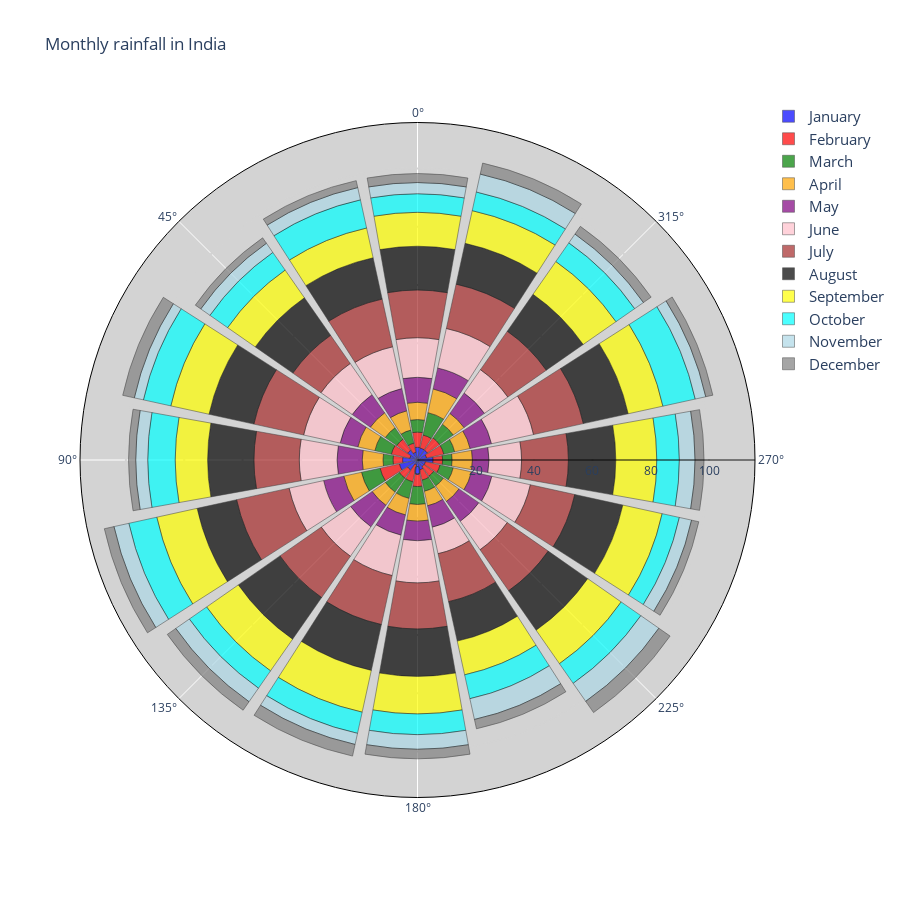

Notebook source saved alongside this figure:
### Code cell
fig = go.Figure()
angles = np.linspace(0, 360, len(df['YEAR']), endpoint=False).tolist()

fig.add_trace(go.Barpolar(
	r = list(df['JAN']),
	theta = angles,
	name = 'January',
	marker_color = 'blue',
	opacity = 0.7,
	marker_line_color = 'black',
	hoverinfo = ['all'],
	text = df['YEAR']
))

fig.add_trace(go.Barpolar(
	r = list(df['FEB']),
	theta = angles,
	name = 'February',
	marker_color = 'red',
	opacity = 0.7,
	marker_line_color = 'black',
	hoverinfo = ['all'],
	text = df['YEAR']
))

fig.add_trace(go.Barpolar(
	r = list(df['MAR']),
	theta = angles,
	name = 'March',
	marker_color = 'green',
	opacity = 0.7,
	marker_line_color = 'black',
	hoverinfo = ['all'],
	text = df['YEAR']
))

fig.add_trace(go.Barpolar(
	r = list(df['APR']),
	theta = angles,
	name = 'April',
	marker_color = 'orange',
	opacity = 0.7,
	marker_line_color = 'black',
	hoverinfo = ['all'],
	text = df['YEAR']
))

fig.add_trace(go.Barpolar(
	r = list(df['MAY']),
	theta = angles,
	name = 'May',
	marker_color = 'purple',
	opacity = 0.7,
	marker_line_color = 'black',
	hoverinfo = ['all'],
	text = df['YEAR']
))

fig.add_trace(go.Barpolar(
	r = list(df['JUN']),
	theta = angles,
	name = 'June',
	marker_color = 'pink',
	opacity = 0.7,
	marker_line_color = 'black',
	hoverinfo = ['all'],
	text = df['YEAR']
))

fig.add_trace(go.Barpolar(
	r = list(df['JUL']),
	theta = angles,
	name = 'July',
	marker_color = 'brown',
	opacity = 0.7,
	marker_line_color = 'black',
	hoverinfo = ['all'],
	text = df['YEAR']
))

fig.add_trace(go.Barpolar(
	r = list(df['AUG']),
	theta = angles,
	name = 'August',
	marker_color = 'black',
	opacity = 0.7,
	marker_line_color = 'black',
	hoverinfo = ['all'],
	text = df['YEAR']
))

fig.add_trace(go.Barpolar(
	r = list(df['SEP']),
	theta = angles,
	name = 'September',
	marker_color = 'yellow',
	opacity = 0.7,
	marker_line_color = 'black',
	hoverinfo = ['all'],
	text = df['YEAR']
))

fig.add_trace(go.Barpolar(
	r = list(df['OCT']),
	theta = angles,
	name = 'October',
	marker_color = 'cyan',
	opacity = 0.7,
	marker_line_color = 'black',
	hoverinfo = ['all'],
	text = df['YEAR']
))

fig.add_trace(go.Barpolar(
	r = list(df['NOV']),
	theta = angles,
	name = 'November',
	marker_color = 'lightblue',
	opacity = 0.7,
	marker_line_color = 'black',
	hoverinfo = ['all'],
	text = df['YEAR']
))

fig.add_trace(go.Barpolar(
	r = list(df['DEC']),
	theta = angles,
	name = 'December',
	marker_color = 'grey',
	opacity = 0.7,
	marker_line_color = 'black',
	hoverinfo = ['all'],
	text = df['YEAR']
))

fig.update_layout(
	title = 'Monthly rainfall in India',
	font_size = 12,
	legend_font_size = 15,
	polar_angularaxis_rotation = 90,
	width = 900,
	height = 900,
 
	polar = dict(
		bgcolor = 'lightgrey',
		angularaxis = dict(
			showline = True,
			linecolor = 'black'
		),

	radialaxis = dict(
		showline = True,
		linecolor = 'black',
		gridcolor = 'lightgrey',
		gridwidth = 2
	)
	)
)

### Figure 1 — Plotly figure (JSON) as saved in the notebook; plotly's stock layout.template omitted (floating-point values rounded to 4 significant figures)
{"data": [{"hoverinfo": ["all"], "marker": {"color": "blue", "line": {"color": "black"}}, "name": "January", "opacity": 0.7, "r": [4.359, 2.683, 4.099, 2.683, 5.119, 6.348, 4.171, 1.643, 4.733, 3.435, 2.739, 2.775, 5.339, 3.162, 4.159, 4.171], "text": [2000, 2001, 2002, 2003, 2004, 2005, 2006, 2007, 2008, 2009, 2010, 2011, 2012, 2013, 2014, 2015], "theta": [0, 22.5, 45, 67.5, 90, 112.5, 135, 157.5, 180, 202.5, 225, 247.5, 270, 292.5, 315, 337.5], "type": "barpolar"}, {"hoverinfo": ["all"], "marker": {"color": "red", "line": {"color": "black"}}, "name": "February", "opacity": 0.7, "r": [5.196, 3.209, 4.583, 6.488, 3.271, 6.782, 3.391, 5.975, 4.382, 3.633, 4.037, 5.128, 3.286, 6.075, 5.089, 4.583], "text": [2000, 2001, 2002, 2003, 2004, 2005, 2006, 2007, 2008, 2009, 2010, 2011, 2012, 2013, 2014, 2015], "theta": [0, 22.5, 45, 67.5, 90, 112.5, 135, 157.5, 180, 202.5, 225, 247.5, 270, 292.5, 315, 337.5], "type": "barpolar"}, {"hoverinfo": ["all"], "marker": {"color": "green", "line": {"color": "black"}}, "name": "March", "opacity": 0.7, "r": [4.313, 4.615, 4.785, 5.805, 3.45, 6.527, 5.865, 5.865, 6.14, 3.899, 4.074, 4.626, 3.256, 3.808, 5.71, 7.874], "text": [2000, 2001, 2002, 2003, 2004, 2005, 2006, 2007, 2008, 2009, 2010, 2011, 2012, 2013, 2014, 2015], "theta": [0, 22.5, 45, 67.5, 90, 112.5, 135, 157.5, 180, 202.5, 225, 247.5, 270, 292.5, 315, 337.5], "type": "barpolar"}, {"hoverinfo": ["all"], "marker": {"color": "orange", "line": {"color": "black"}}, "name": "April", "opacity": 0.7, "r": [5.916, 6.745, 6.237, 5.958, 7.113, 6.205, 5.514, 5.797, 5.71, 5.099, 6.488, 6.403, 6.964, 5.422, 4.494, 8.331], "text": [2000, 2001, 2002, 2003, 2004, 2005, 2006, 2007, 2008, 2009, 2010, 2011, 2012, 2013, 2014, 2015], "theta": [0, 22.5, 45, 67.5, 90, 112.5, 135, 157.5, 180, 202.5, 225, 247.5, 270, 292.5, 315, 337.5], "type": "barpolar"}, {"hoverinfo": ["all"], "marker": {"color": "purple", "line": {"color": "black"}}, "name": "May", "opacity": 0.7, "r": [8.573, 7.829, 7.596, 6.213, 8.631, 7.092, 8.983, 7.099, 6.723, 7.523, 8.307, 7.183, 5.666, 7.517, 8.532, 7.335], "text": [2000, 2001, 2002, 2003, 2004, 2005, 2006, 2007, 2008, 2009, 2010, 2011, 2012, 2013, 2014, 2015], "theta": [0, 22.5, 45, 67.5, 90, 112.5, 135, 157.5, 180, 202.5, 225, 247.5, 270, 292.5, 315, 337.5], "type": "barpolar"}, {"hoverinfo": ["all"], "marker": {"color": "pink", "line": {"color": "black"}}, "name": "June", "opacity": 0.7, "r": [13.58, 14.67, 13.04, 12.83, 12.95, 12.12, 12.3, 14.19, 14.45, 9.301, 11.87, 13.52, 11.18, 14.76, 9.772, 13.89], "text": [2000, 2001, 2002, 2003, 2004, 2005, 2006, 2007, 2008, 2009, 2010, 2011, 2012, 2013, 2014, 2015], "theta": [0, 22.5, 45, 67.5, 90, 112.5, 135, 157.5, 180, 202.5, 225, 247.5, 270, 292.5, 315, 337.5], "type": "barpolar"}, {"hoverinfo": ["all"], "marker": {"color": "brown", "line": {"color": "black"}}, "name": "July", "opacity": 0.7, "r": [16.36, 16.77, 11.79, 17.48, 15.55, 18.45, 17.28, 17.2, 15.81, 16.84, 17.13, 15.59, 16.07, 17.48, 16.09, 15.57], "text": [2000, 2001, 2002, 2003, 2004, 2005, 2006, 2007, 2008, 2009, 2010, 2011, 2012, 2013, 2014, 2015], "theta": [0, 22.5, 45, 67.5, 90, 112.5, 135, 157.5, 180, 202.5, 225, 247.5, 270, 292.5, 315, 337.5], "type": "barpolar"}, {"hoverinfo": ["all"], "marker": {"color": "black", "line": {"color": "black"}}, "name": "August", "opacity": 0.7, "r": [15.01, 14.49, 15.69, 15.74, 15.89, 13.86, 17.4, 16.1, 16.26, 13.85, 16.5, 16.87, 16.24, 15.76, 15.42, 14.32], "text": [2000, 2001, 2002, 2003, 2004, 2005, 2006, 2007, 2008, 2009, 2010, 2011, 2012, 2013, 2014, 2015], "theta": [0, 22.5, 45, 67.5, 90, 112.5, 135, 157.5, 180, 202.5, 225, 247.5, 270, 292.5, 315, 337.5], "type": "barpolar"}, {"hoverinfo": ["all"], "marker": {"color": "yellow", "line": {"color": "black"}}, "name": "September", "opacity": 0.7, "r": [11.63, 10.45, 11.57, 13.41, 11.12, 14.17, 13.24, 14.67, 12.87, 11.84, 13.99, 13.8, 14.06, 12.18, 13.71, 11.48], "text": [2000, 2001, 2002, 2003, 2004, 2005, 2006, 2007, 2008, 2009, 2010, 2011, 2012, 2013, 2014, 2015], "theta": [0, 22.5, 45, 67.5, 90, 112.5, 135, 157.5, 180, 202.5, 225, 247.5, 270, 292.5, 315, 337.5], "type": "barpolar"}, {"hoverinfo": ["all"], "marker": {"color": "cyan", "line": {"color": "black"}}, "name": "October", "opacity": 0.7, "r": [6.372, 9.884, 7.376, 9.628, 9.423, 9.808, 7.232, 7.436, 7.106, 8.373, 8.228, 6.042, 7.733, 11.35, 7.804, 6.55], "text": [2000, 2001, 2002, 2003, 2004, 2005, 2006, 2007, 2008, 2009, 2010, 2011, 2012, 2013, 2014, 2015], "theta": [0, 22.5, 45, 67.5, 90, 112.5, 135, 157.5, 180, 202.5, 225, 247.5, 270, 292.5, 315, 337.5], "type": "barpolar"}, {"hoverinfo": ["all"], "marker": {"color": "lightblue", "line": {"color": "black"}}, "name": "November", "opacity": 0.7, "r": [3.834, 4.301, 3.834, 3.194, 4.111, 5.215, 5.666, 3.899, 5.01, 7.294, 7.53, 4.29, 5.376, 3.701, 3.674, 6.277], "text": [2000, 2001, 2002, 2003, 2004, 2005, 2006, 2007, 2008, 2009, 2010, 2011, 2012, 2013, 2014, 2015], "theta": [0, 22.5, 45, 67.5, 90, 112.5, 135, 157.5, 180, 202.5, 225, 247.5, 270, 292.5, 315, 337.5], "type": "barpolar"}, {"hoverinfo": ["all"], "marker": {"color": "grey", "line": {"color": "black"}}, "name": "December", "opacity": 0.7, "r": [3.098, 2.449, 2.28, 4.074, 2.47, 3.391, 3.564, 4.087, 3.286, 3.286, 4.701, 2.55, 3.098, 2.49, 3.225, 3.873], "text": [2000, 2001, 2002, 2003, 2004, 2005, 2006, 2007, 2008, 2009, 2010, 2011, 2012, 2013, 2014, 2015], "theta": [0, 22.5, 45, 67.5, 90, 112.5, 135, 157.5, 180, 202.5, 225, 247.5, 270, 292.5, 315, 337.5], "type": "barpolar"}], "layout": {"font": {"size": 12}, "height": 900, "legend": {"font": {"size": 15}}, "polar": {"angularaxis": {"linecolor": "black", "rotation": 90, "showline": true}, "bgcolor": "lightgrey", "radialaxis": {"gridcolor": "lightgrey", "gridwidth": 2, "linecolor": "black", "showline": true}}, "title": {"text": "Monthly rainfall in India"}, "width": 900}}
